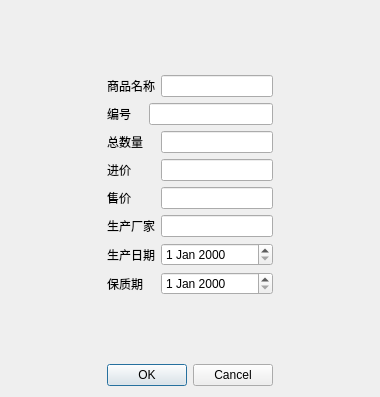
<?xml version="1.0" encoding="UTF-8"?>
<ui version="4.0">
 <class>GoodsMainDialog</class>
 <widget class="QDialog" name="GoodsMainDialog">
  <property name="geometry">
   <rect>
    <x>0</x>
    <y>0</y>
    <width>380</width>
    <height>397</height>
   </rect>
  </property>
  <property name="windowTitle">
   <string>Dialog</string>
  </property>
  <layout class="QGridLayout" name="gridLayout_2">
   <item row="3" column="1">
    <widget class="QDialogButtonBox" name="buttonBox">
     <property name="orientation">
      <enum>Qt::Orientation::Horizontal</enum>
     </property>
     <property name="standardButtons">
      <set>QDialogButtonBox::StandardButton::Cancel|QDialogButtonBox::StandardButton::Ok</set>
     </property>
    </widget>
   </item>
   <item row="1" column="1">
    <layout class="QGridLayout" name="gridLayout">
     <item row="1" column="1" colspan="2">
      <widget class="QLineEdit" name="lineEdit_2ID"/>
     </item>
     <item row="0" column="0" colspan="2">
      <widget class="QLabel" name="label_1Name">
       <property name="text">
        <string>商品名称</string>
       </property>
      </widget>
     </item>
     <item row="7" column="0" colspan="2">
      <widget class="QLabel" name="label_8ValidationDate">
       <property name="text">
        <string>保质期</string>
       </property>
      </widget>
     </item>
     <item row="4" column="2">
      <widget class="QLineEdit" name="lineEdit_5SellingPrice"/>
     </item>
     <item row="0" column="2">
      <widget class="QLineEdit" name="lineEdit_1Name"/>
     </item>
     <item row="3" column="0">
      <widget class="QLabel" name="label_4PurchasePrice">
       <property name="text">
        <string>进价</string>
       </property>
      </widget>
     </item>
     <item row="4" column="0">
      <widget class="QLabel" name="label_5SellingPrice">
       <property name="text">
        <string>售价</string>
       </property>
      </widget>
     </item>
     <item row="7" column="2">
      <widget class="QDateEdit" name="dateEdit_8ValidationDate"/>
     </item>
     <item row="5" column="0" colspan="2">
      <widget class="QLabel" name="label_6Factory">
       <property name="text">
        <string>生产厂家</string>
       </property>
      </widget>
     </item>
     <item row="1" column="0">
      <widget class="QLabel" name="label_2ID">
       <property name="text">
        <string>编号</string>
       </property>
      </widget>
     </item>
     <item row="3" column="2">
      <widget class="QLineEdit" name="lineEdit_4PurchasePrice"/>
     </item>
     <item row="6" column="0" colspan="2">
      <widget class="QLabel" name="label_7ProducingDate">
       <property name="text">
        <string>生产日期</string>
       </property>
      </widget>
     </item>
     <item row="5" column="2">
      <widget class="QLineEdit" name="lineEdit_6Factory"/>
     </item>
     <item row="6" column="2">
      <widget class="QDateEdit" name="dateEdit_7ProducingDate"/>
     </item>
     <item row="2" column="2">
      <widget class="QLineEdit" name="lineEdit_3TotalNumber"/>
     </item>
     <item row="2" column="0">
      <widget class="QLabel" name="label_3TotalNumber">
       <property name="text">
        <string>总数量</string>
       </property>
      </widget>
     </item>
    </layout>
   </item>
   <item row="1" column="0">
    <spacer name="horizontalSpacer">
     <property name="orientation">
      <enum>Qt::Orientation::Horizontal</enum>
     </property>
     <property name="sizeHint" stdset="0">
      <size>
       <width>40</width>
       <height>20</height>
      </size>
     </property>
    </spacer>
   </item>
   <item row="2" column="1">
    <spacer name="verticalSpacer">
     <property name="orientation">
      <enum>Qt::Orientation::Vertical</enum>
     </property>
     <property name="sizeHint" stdset="0">
      <size>
       <width>20</width>
       <height>40</height>
      </size>
     </property>
    </spacer>
   </item>
   <item row="1" column="2">
    <spacer name="horizontalSpacer_2">
     <property name="orientation">
      <enum>Qt::Orientation::Horizontal</enum>
     </property>
     <property name="sizeHint" stdset="0">
      <size>
       <width>40</width>
       <height>20</height>
      </size>
     </property>
    </spacer>
   </item>
   <item row="0" column="1">
    <spacer name="verticalSpacer_2">
     <property name="orientation">
      <enum>Qt::Orientation::Vertical</enum>
     </property>
     <property name="sizeHint" stdset="0">
      <size>
       <width>20</width>
       <height>40</height>
      </size>
     </property>
    </spacer>
   </item>
   <item row="3" column="0">
    <spacer name="horizontalSpacer_3">
     <property name="orientation">
      <enum>Qt::Orientation::Horizontal</enum>
     </property>
     <property name="sizeHint" stdset="0">
      <size>
       <width>40</width>
       <height>20</height>
      </size>
     </property>
    </spacer>
   </item>
   <item row="3" column="2">
    <spacer name="horizontalSpacer_4">
     <property name="orientation">
      <enum>Qt::Orientation::Horizontal</enum>
     </property>
     <property name="sizeHint" stdset="0">
      <size>
       <width>40</width>
       <height>20</height>
      </size>
     </property>
    </spacer>
   </item>
  </layout>
 </widget>
 <resources/>
 <connections>
  <connection>
   <sender>buttonBox</sender>
   <signal>accepted()</signal>
   <receiver>GoodsMainDialog</receiver>
   <slot>accept()</slot>
   <hints>
    <hint type="sourcelabel">
     <x>248</x>
     <y>254</y>
    </hint>
    <hint type="destinationlabel">
     <x>157</x>
     <y>274</y>
    </hint>
   </hints>
  </connection>
  <connection>
   <sender>buttonBox</sender>
   <signal>rejected()</signal>
   <receiver>GoodsMainDialog</receiver>
   <slot>reject()</slot>
   <hints>
    <hint type="sourcelabel">
     <x>316</x>
     <y>260</y>
    </hint>
    <hint type="destinationlabel">
     <x>286</x>
     <y>274</y>
    </hint>
   </hints>
  </connection>
 </connections>
</ui>
